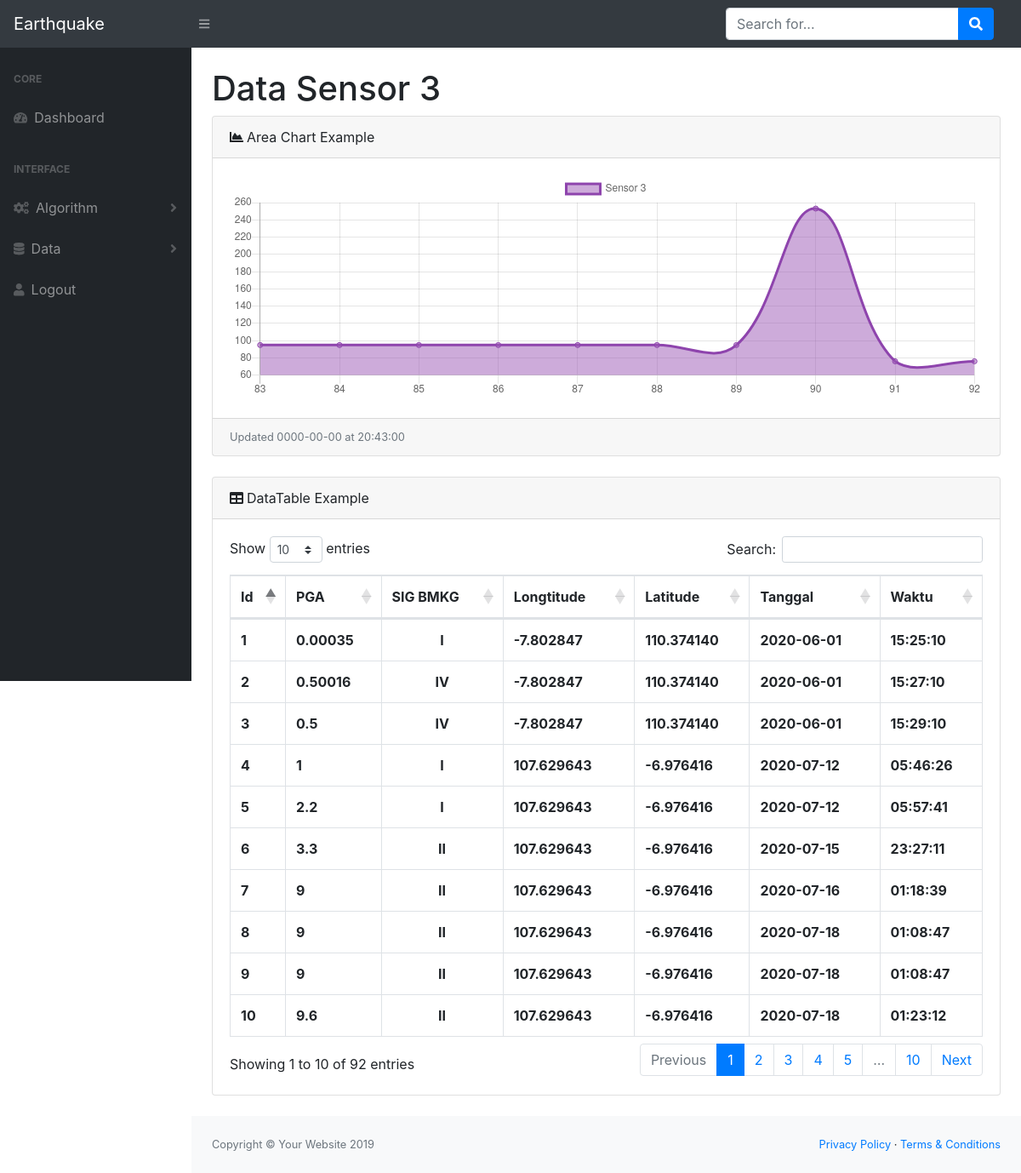
Screenshot of /dist/data3.php with the database file from the repository.
### tables this page shows
CREATE TABLE `sensor3` (
  `id_sensor3` int(11) NOT NULL,
  `pga3` float DEFAULT NULL,
  `sigbmkg` varchar(3) NOT NULL,
  `longtitude` varchar(55) DEFAULT NULL,
  `latitude` varchar(55) DEFAULT NULL,
  `tanggal` date DEFAULT NULL,
  `waktu` time DEFAULT NULL
);

### dist/data3.php (the view, shortened to what this page needs)
<!DOCTYPE html>
<?php
    $mysqli = new mysqli("localhost", "root", "", "earthquake");
    $query = "SELECT * FROM sensor3";
?>
<html lang="en">
    <head>
        <link href="css/styles.css" rel="stylesheet" />
        <link href="https://cdn.datatables.net/1.10.20/css/dataTables.bootstrap4.min.css" rel="stylesheet" />
    </head>
    <body class="sb-nav-fixed">
        <nav class="sb-topnav navbar navbar-expand navbar-dark bg-dark">
            <a class="navbar-brand" href="index.php">Earthquake</a><button class="btn btn-link btn-sm order-1 order-lg-0" id="sidebarToggle" href="#"><i class="fas fa-bars"></i></button
            >
            <form class="d-none d-md-inline-block form-inline ml-auto mr-0 mr-md-3 my-2 my-md-0">
                <div class="input-group">
                    <input class="form-control" type="text" placeholder="Search for..." aria-label="Search" aria-describedby="basic-addon2" />
                    <div class="input-group-append">
                        <button class="btn btn-primary" type="button"><i class="fas fa-search"></i></button>
                    </div>
                </div>
            </form>
        </nav>
        <div id="layoutSidenav">
            <?php include "menu.php" ?>
            <div id="layoutSidenav_content">
                <main>
                    <div class="container-fluid">
                        <h1 class="mt-4">Data Sensor 3</h1>
                        <div class="card mb-4">
                            <?php
                                $dataid = '';
                                $datapga = '';
                                $dataDate = '';
                                $dataWaktu = '';
                                $sql = "SELECT * FROM (SELECT id_sensor3, pga3, tanggal, waktu from sensor3 ORDER BY id_sensor3 DESC LIMIT 10) Var1 ORDER BY id_sensor3 ASC";
                                $result = mysqli_query($mysqli, $sql);
                                while ($row = mysqli_fetch_array($result)) {
                                    $dataid = $dataid . '"'. $row['id_sensor3'].'",';
                                    $datapga = $datapga . '"'. $row['pga3'].'",';
                                    $dataDate = $row['tanggal'];
                                    $dataWaktu = $row['waktu'];
                                }
                                $dataid = trim($dataid,",");
                                $datapga = trim($datapga,",");
                            ?>
                            <div class="card-header"><i class="fas fa-chart-area mr-1"></i>Area Chart Example</div>
                            <div class="card-body"><canvas id="myChart" width="100%" height="30"></canvas></div>
                            <div class="card-footer small text-muted">Updated <?php echo $dataDate ?> at <?php echo $dataWaktu ?></div>
                            <script>
                                let myChart = document.getElementById('myChart').getContext('2d')
                                let barChart = new Chart(myChart,{
                                    type: 'line',
                                    data:{
                                        labels: [<?php echo $dataid; ?>],
                                        datasets:[{
                                            label: "Sensor 3",
                                            backgroundColor: 'rgba(155, 89, 182,0.5)',
                                            borderColor: 'rgb(142, 68, 173)',
                                            data: [<?php echo $datapga; ?>],
                                        }]
                                    }
                                });
                            </script>
                        </div>
                        <div class="card mb-4">
                            <div class="card-header"><i class="fas fa-table mr-1"></i>DataTable Example</div>
                            <div class="card-body">
                                <div class="table-responsive">
                                    <table class="table table-bordered" id="dataTable" width="100%" cellspacing="0">
                                        <thead>
                                            <tr class="text-center">
                                                <th>Id</th>
                                                <th>PGA</th>
                                                <th>SIG BMKG</th>
                                                <th>Longtitude</th>
                                                <th>Latitude</th>
                                                <th>Tanggal</th>
                                                <th>Waktu</th>
                                            </tr>
                                        </thead>
                                        <tbody>
                                            <?php
                                                if($result = $mysqli->query($query)){
                                                    while($data=$result->fetch_assoc()){
                                                        $id_sensor3 = $data["id_sensor3"];
                                                        $pga3 = $data["pga3"];
                                                        $sigbmkg = $data["sigbmkg"];
                                                        $longtitude = $data["longtitude"];
                                                        $latitude = $data["latitude"];
                                                        $tanggal = $data["tanggal"];
                                                        $waktu = $data["waktu"];
                                                        echo '<tr>
                                                                <th>'.$id_sensor3.'</th>
                                                                <th>'.$pga3.'</th>
                                                                <th class="text-center">'.$sigbmkg.'</th>
                                                                <th>'.$longtitude.'</th>
                                                                <th>'.$latitude.'</th>
                                                                <th>'.$tanggal.'</th>
                                                                <th>'.$waktu.'</th>
                                                            </tr>';
                                                    }
                                                }
                                            ?>
                                        </tbody>
                                    </table>
                                </div>
                            </div>
                        </div>
                    </div>
                </main>
                <footer class="py-4 bg-light mt-auto">
                    <div class="container-fluid">
                        <div class="d-flex align-items-center justify-content-between small">
                            <div class="text-muted">Copyright &copy; Your Website 2019</div>
                            <div>
                                <a href="#">Privacy Policy</a>
                                &middot;
                                <a href="#">Terms &amp; Conditions</a>
                            </div>
                        </div>
                    </div>
                </footer>
            </div>
        </div>
    </body>
</html>

### rows the page displays
sensor3: tanggal "0000-00-00", waktu "20:43:00"
sensor3: id_sensor3 "1", pga3 "0.00035", sigbmkg "I", longtitude "-7.802847", latitude "110.374140", tanggal "2020-06-01", waktu "15:25:10"
sensor3: id_sensor3 "2", pga3 "0.50016", sigbmkg "IV", longtitude "-7.802847", latitude "110.374140", tanggal "2020-06-01", waktu "15:27:10"
sensor3: id_sensor3 "3", pga3 "0.5", sigbmkg "IV", longtitude "-7.802847", latitude "110.374140", tanggal "2020-06-01", waktu "15:29:10"
sensor3: id_sensor3 "4", pga3 "1", sigbmkg "I", longtitude "107.629643", latitude "-6.976416", tanggal "2020-07-12", waktu "05:46:26"
sensor3: id_sensor3 "5", pga3 "2.2", sigbmkg "I", longtitude "107.629643", latitude "-6.976416", tanggal "2020-07-12", waktu "05:57:41"
sensor3: id_sensor3 "6", pga3 "3.3", sigbmkg "II", longtitude "107.629643", latitude "-6.976416", tanggal "2020-07-15", waktu "23:27:11"
sensor3: id_sensor3 "7", pga3 "9", sigbmkg "II", longtitude "107.629643", latitude "-6.976416", tanggal "2020-07-16", waktu "01:18:39"
sensor3: id_sensor3 "8", pga3 "9", sigbmkg "II", longtitude "107.629643", latitude "-6.976416", tanggal "2020-07-18", waktu "01:08:47"
sensor3: id_sensor3 "9", pga3 "9", sigbmkg "II", longtitude "107.629643", latitude "-6.976416", tanggal "2020-07-18", waktu "01:08:47"
sensor3: id_sensor3 "10", pga3 "9.6", sigbmkg "II", longtitude "107.629643", latitude "-6.976416", tanggal "2020-07-18", waktu "01:23:12"

### other values shown
chart data {{ $dataid }} "83","84","85","86","87","88","89","90","91","92"
chart data {{ $datapga }} "94.9902","94.9902","94.9902","94.9902","94.9902","94.9902","94.9902","253.098","76.1747","76.1747"
